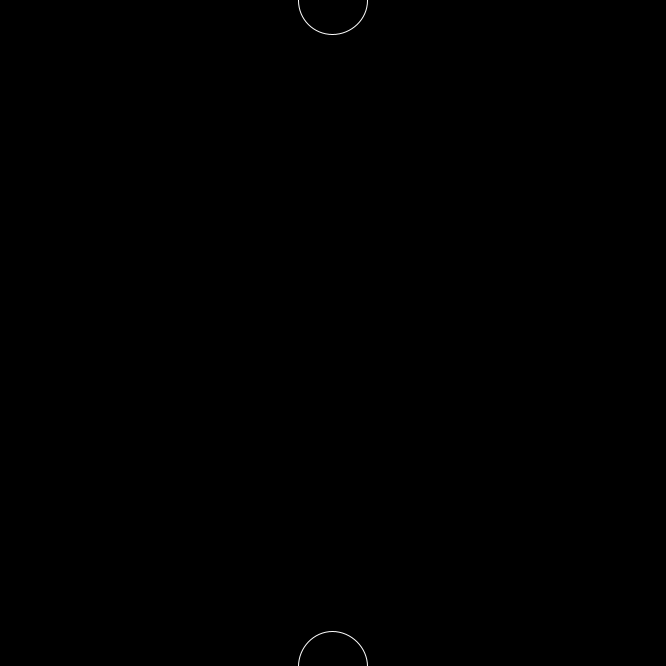
Frame 1 (no input)
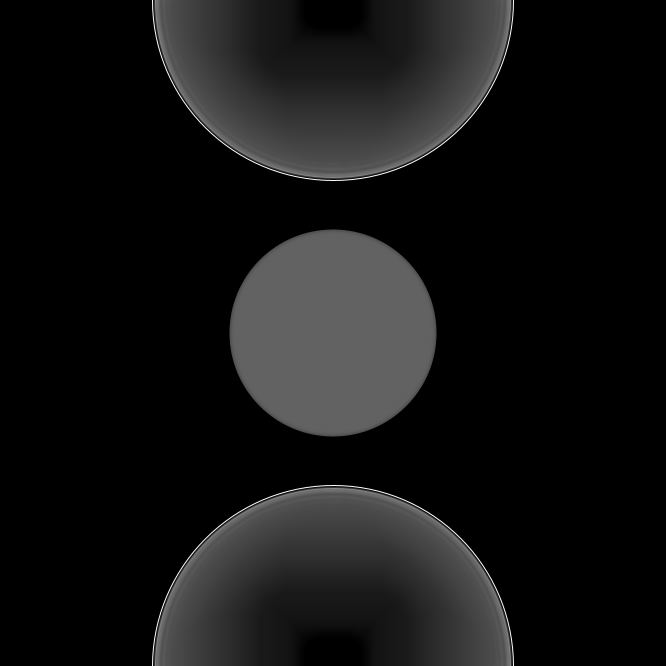
Frame 60 (the mouse pressed at the canvas centre just before this capture)
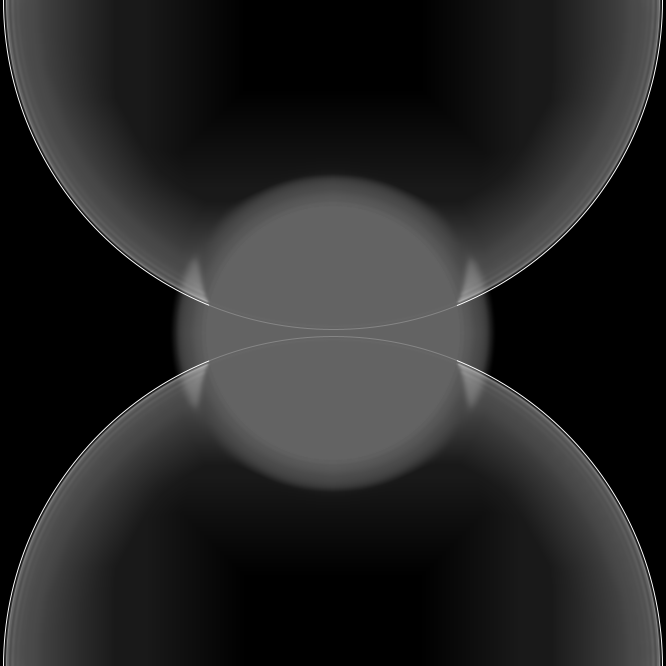
Frame 120 (the mouse held since frame 60 and released just before this capture)

The Processing sketch that drew these frames (run headless with seeded random() and noise(); from frame 60 on, the mouse is pressed at the canvas centre):

// Processing sketch: sketch_364
// ── sketch_364.pde
// 2017-02-28

float radius;
float t = 1;
float sizeO = random(400, width);
float bFill, alpha;
float dist1 = 942;
Bubble bubbles, bubbles2;
float bubbleS = random(40,80);


void setup() {
  size(666, 666);
  smooth();
  background(0);

  bubbles = new Bubble(width/2, 0, bubbleS);
  bubbles2 = new Bubble(width/2, height, bubbleS);
  bFill = 0;
  alpha = 100;
}

void draw() {
  // random
  float val = randomGaussian();
  float sd = 5;                  // Define a standard deviation
  float mean = width/2;           // Define a mean value (middle of the screen along the x-axis)
  float x = ( val * sd ) + 100;  


  //fade
  fill(0, 5);
  filter(BLUR, 1);
  rect(0, 0, width, height);      

  // size
  t += .01;
  radius = noise(t) * sizeO;

  bubbles.display();
  bubbles.grow();

  bubbles2.display();
  bubbles2.grow();


  //draw
  noStroke();
  fill(bFill, 200);
  ellipse(width/2, height/2, radius, radius);

  if (bubbles.size <= dist1 + radius && bubbles.size >= dist1 - radius) {
    bFill = 0;
  } else if (bubbles.size >= dist1 + radius) {
    bFill = 0;
  } else {
    bFill = x;
  }
}
// ── Bubble.pde
class Bubble {
  float size;
  float x, y;
  float soff = 1;

  Bubble(float x_, float y_, float size_) {
    size = random(400, width);
    x = x_;
    y = y_;
    size = size_;
  }

  void display() {
    //noStroke();
    strokeWeight(1);
    stroke(255);
    noFill();
    grow();
    ellipse(x, y, size, size);
  }

  void grow() {
    //soff += .1;
    //size = noise(soff)*size;
    if (size <= width*3) {
      size += noise(soff)*5;
    }
  }
  
}
